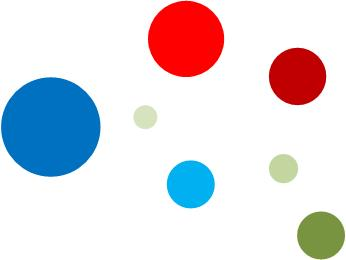
#> input picture Figures/figure1.jpg, 346 x 260 px, found by its file name
$ python Threshold..py
#> lines starting #> are read from the running program, lines starting #| are printed output that depends on the picture; after the words box and inside, x2 and y2 are one past the last pixel; in counts of white or black regions, pixels touching at a corner belong together
### MatplotlibShow.py
import numpy as np
import cv2 as cv
from matplotlib import pyplot as plt
#imread()的第二个参数取1,0,-1 代表彩色，灰色，包括alpha通道(透明度)
img1 = cv.imread(r'C:\Users\28692\Documents\Python works\opencv\Figures\figure1.jpg',1)
#> img1 is the input picture: shape (260, 346, 3); mean B, G, R 224, 218.3, 222.2

#将cv2的BGR通道转换为RGB通道
# [29 lines left out: functions Transform_BGR, ImgShow2, not called in this run]

# img2 = Transform_BGR(img1)
# ImgShow2(img1,img2)

# cv2打印图像
# cv.imshow('bgr image',img) # expects true color
# cv.imshow('rgb image',img2) # expects distorted color
# cv.waitKey(0)
# cv.destroyAllWindows()

### Threshold..py
"""
图像的二值化或阈值化 (Binarization) 旨在提取图像中的目标物体，
将背景以及噪声区分开来。通常会设定一个阈值，通过阈值 将图像的像素
划分为两类：大于阈值的像素群和小于阈值的像素群。灰度转换处理后的图像中，
每个像素都只有一个灰度值，其大小表示明暗程度。二值化处理可以将图像中的
像素划分为两类颜色。
"""

import cv2 as cv
import numpy as np
from matplotlib import pyplot as plt
import MatplotlibShow

# 1.简单阈值法 threshold()
def Threshold_example():
    #用单通道的图来操作
    img = cv.imread(r'C:\Users\28692\Documents\Python works\opencv\Figures\Threshold.png',0)
    if(len(img.shape)==3):
        img = MatplotlibShow.Transform_BGR(img)
    #ret是返回值,thresh1是返回的图像
    thresh = 127    #阈值
    ret,thresh1 = cv.threshold(img,thresh,255,cv.THRESH_BINARY)    #低于阈值：0；高于阈值：255
    ret,thresh2 = cv.threshold(img,thresh,255,cv.THRESH_BINARY_INV)    #低于阈值：255；高于阈值：0
    ret,thresh3 = cv.threshold(img,thresh,255,cv.THRESH_TRUNC) #低于阈值：不变；高于阈值：阈值
    ret,thresh4 = cv.threshold(img,thresh,255,cv.THRESH_TOZERO)    #低于阈值：0；高于阈值：不变
    ret,thresh5 = cv.threshold(img,thresh,255,cv.THRESH_TOZERO_INV)    #低于阈值：不变；高于阈值：0
    titles = ['Original Image','BINARY','BINARY_INV','TRUNC','TOZERO','TOZERO_INV']
    images = [img, thresh1, thresh2, thresh3, thresh4, thresh5]
    for i in range(6):
        plt.subplot(2,3,i+1),plt.imshow(images[i],'gray')
        plt.title(titles[i])
        plt.xticks([]),plt.yticks([])
    plt.show()
# Threshold_example()

# 2.自适应阈值法
# 适用于获取的图像明暗不均匀
def AdaptiveThreshold_example():
    img = cv.imread(r'C:\Users\28692\Documents\Python works\opencv\Figures\AdaptiveThreshold.png',0)
    img = cv.medianBlur(img,5)
    ret,th1 = cv.threshold(img,127,255,cv.THRESH_BINARY)
    th2 = cv.adaptiveThreshold(img,255,cv.ADAPTIVE_THRESH_MEAN_C,\
                cv.THRESH_BINARY,11,2)
    th3 = cv.adaptiveThreshold(img,255,cv.ADAPTIVE_THRESH_GAUSSIAN_C,\
                cv.THRESH_BINARY,11,2)
    titles = ['Original Image', 'Global Thresholding (v = 127)',
                'Adaptive Mean Thresholding', 'Adaptive Gaussian Thresholding']
    images = [img, th1, th2, th3]
    for i in range(4):
        plt.subplot(2,2,i+1),plt.imshow(images[i],'gray')
        plt.title(titles[i])
        plt.xticks([]),plt.yticks([])
    plt.show()
# AdaptiveThreshold_example()

# 3.Otsu二值化
# 通过算法找到阈值，适用于噪声图像(大部分二值化场合都可用该方法)
def OtsuThreshold_example():
    img = cv.imread(r'C:\Users\28692\Documents\Python works\opencv\Figures\noisy2.png',0)
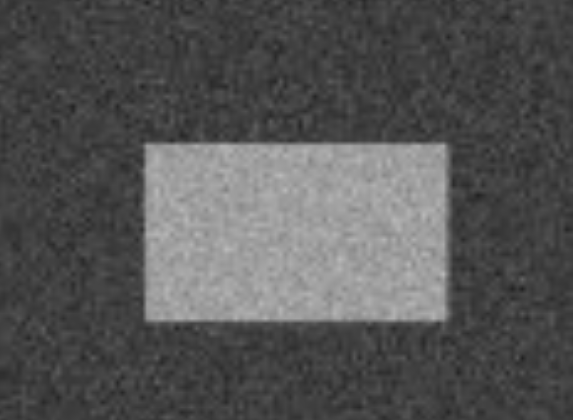
#> input picture Figures/noisy2.png, 573 x 420 px, found by its file name
#> img is the input picture: shape (420, 573); min 32, max 187, mean 84.8
    # 全局阈值
    ret1,th1 = cv.threshold(img,127,255,cv.THRESH_BINARY)
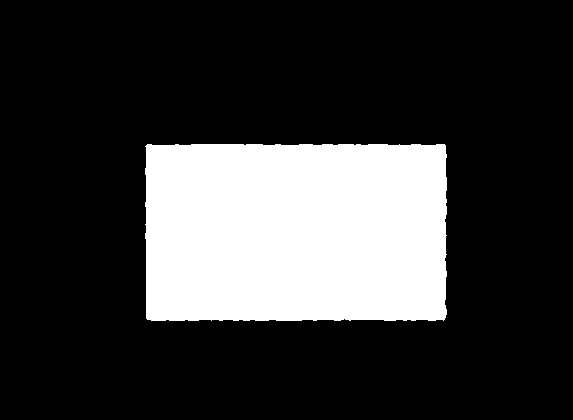
#> th1: shape (420, 573); 22% white; 1 white region, box (x1, y1, x2, y2) and area: (145, 144, 447, 321) 52864
    # Otsu 阈值
    ret2,th2 = cv.threshold(img,0,255,cv.THRESH_BINARY+cv.THRESH_OTSU)
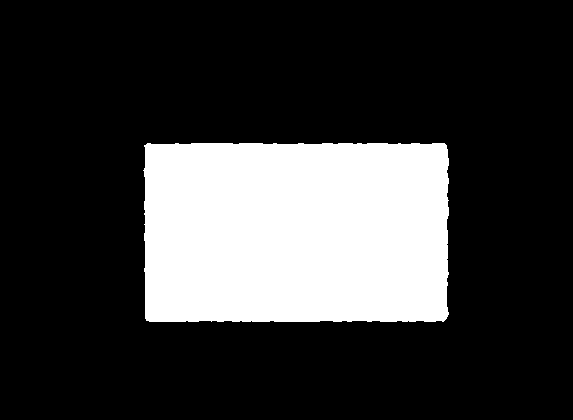
#> th2: shape (420, 573); 22.4% white; 1 white region, box (x1, y1, x2, y2) and area: (143, 143, 449, 322) 53997
#> ret2 = 110
    # 经过高斯滤波的 Otsu 阈值
    blur = cv.GaussianBlur(img,(5,5),0)
    ret3,th3 = cv.threshold(blur,0,255,cv.THRESH_BINARY+cv.THRESH_OTSU)
#> th3: shape (420, 573); 22.4% white; 1 white region, box (x1, y1, x2, y2) and area: (144, 143, 449, 322) 53953
#> ret3 = 110
    # 画出所有的图像和他们的直方图
    images = [img, 0, th1,
            img, 0, th2,
            blur, 0, th3]
    titles = ['Original Noisy Image','Histogram','Global Thresholding (v=127)',
            'Original Noisy Image','Histogram',"Otsu's Thresholding",
            'Gaussian filtered Image','Histogram',"Otsu's Thresholding"]
    for i in range(3):
        plt.subplot(3,3,i*3+1),plt.imshow(images[i*3],'gray')
        plt.title(titles[i*3]), plt.xticks([]), plt.yticks([])
        plt.subplot(3,3,i*3+2),plt.hist(images[i*3].ravel(),256)
        plt.title(titles[i*3+1]), plt.xticks([]), plt.yticks([])
        plt.subplot(3,3,i*3+3),plt.imshow(images[i*3+2],'gray')
        plt.title(titles[i*3+2]), plt.xticks([]), plt.yticks([])
    plt.show()
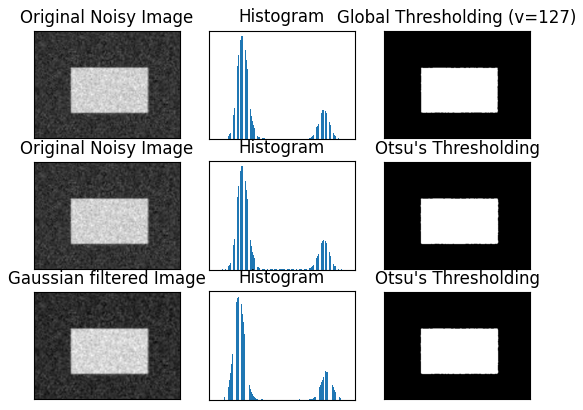
#> figure drawn by matplotlib, 9 panels
OtsuThreshold_example()
